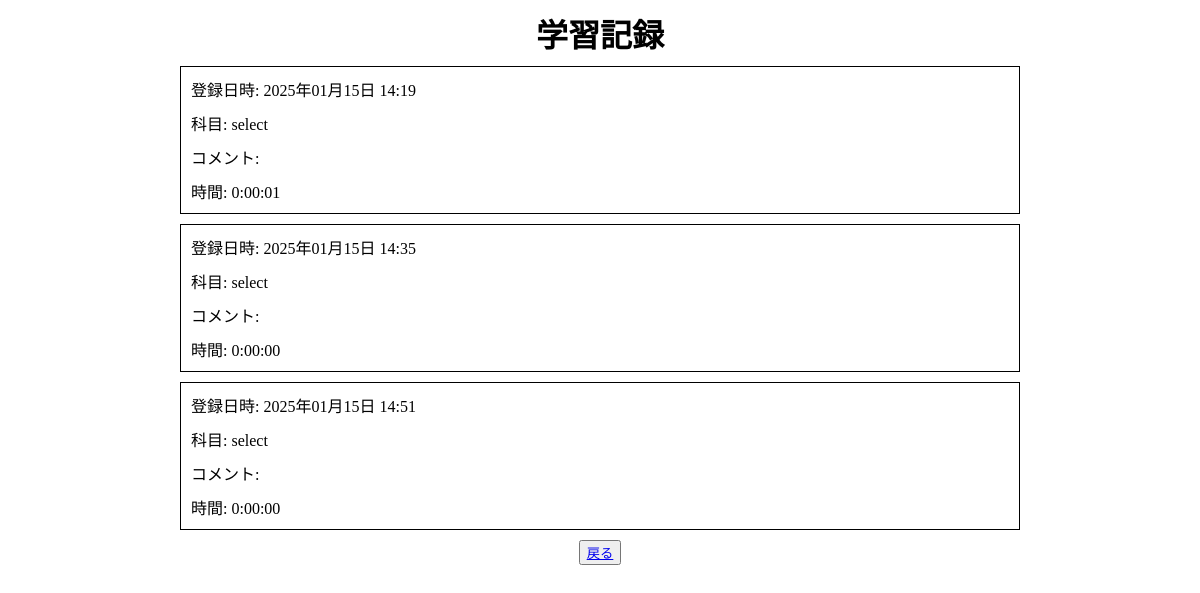
The page /record/form on the database as committed earlier.
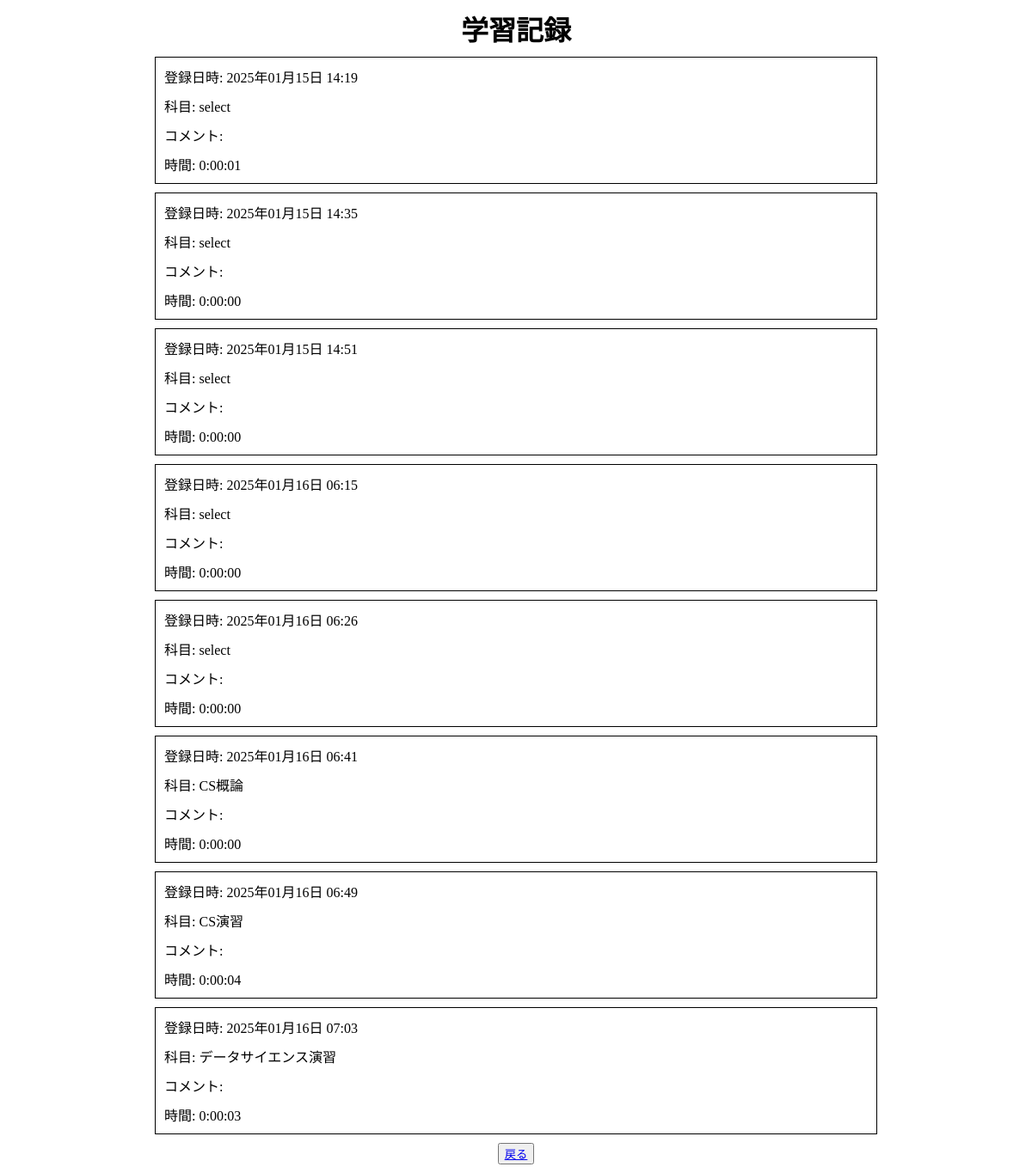
The same page on the database as committed later.
### record/models.py (models this page shows, shortened)
class StudyRecord(models.Model):
    subject = models.CharField(max_length=100)
    comment = models.TextField()
    elapsed_time = models.DurationField()
    created_at = models.DateTimeField(auto_now_add=True)

### record/views.py (the view, shortened to what this page needs)
# urls.py: path("form", views.form, name="form"),
def form(request):
    return render(request, "record/form.html", {"records": StudyRecord.objects.all()})

### record/templates/record/form.html (shortened to what this page needs)
{% load static %}
<!DOCTYPE html>
<html lang="ja">
<head>
    <link rel="stylesheet" href="{% static 'record/css/test.css' %}">
</head>
<body>
    <h1>学習記録</h1>
    <div class="timeline">
        {% for record in records %}
        <div class="timeline-item">
            <p>登録日時: {{ record.created_at|date:"Y年m月d日 H:i" }}</p>
            <p>科目: {{ record.subject }}</p>
            <p>コメント: {{ record.comment }}</p>
            <p>時間: {{ record.elapsed_time }}</p>
        </div>
        {% endfor %}
    </div>
    <div class="back-button">
        <button>
            <a href="{% url 'priv' %}">戻る</a>
        </button>
    </div>
</body>
</html>

### record/static/record/css/test.css (style rules this page uses)
body { margin: 0; padding: 0; }
h1 { margin: 10px auto; text-align: center; }
.timeline { width: 70%; margin: 10px auto; }
.timeline-item { border: 1px solid black; margin: 10px 0; }
p { margin: 10px; }
.back-button { text-align: center; margin: 10px; }

Rows that differ between the two databases and show on the page:
added StudyRecord: created_at "2025年01月16日 06:15", subject "select", elapsed_time "0:00:00"
added StudyRecord: created_at "2025年01月16日 06:26", subject "select", elapsed_time "0:00:00"
added StudyRecord: created_at "2025年01月16日 06:41", subject "CS概論", elapsed_time "0:00:00"
added StudyRecord: created_at "2025年01月16日 06:49", subject "CS演習", elapsed_time "0:00:04"
added StudyRecord: created_at "2025年01月16日 07:03", subject "データサイエンス演習", elapsed_time "0:00:03"
